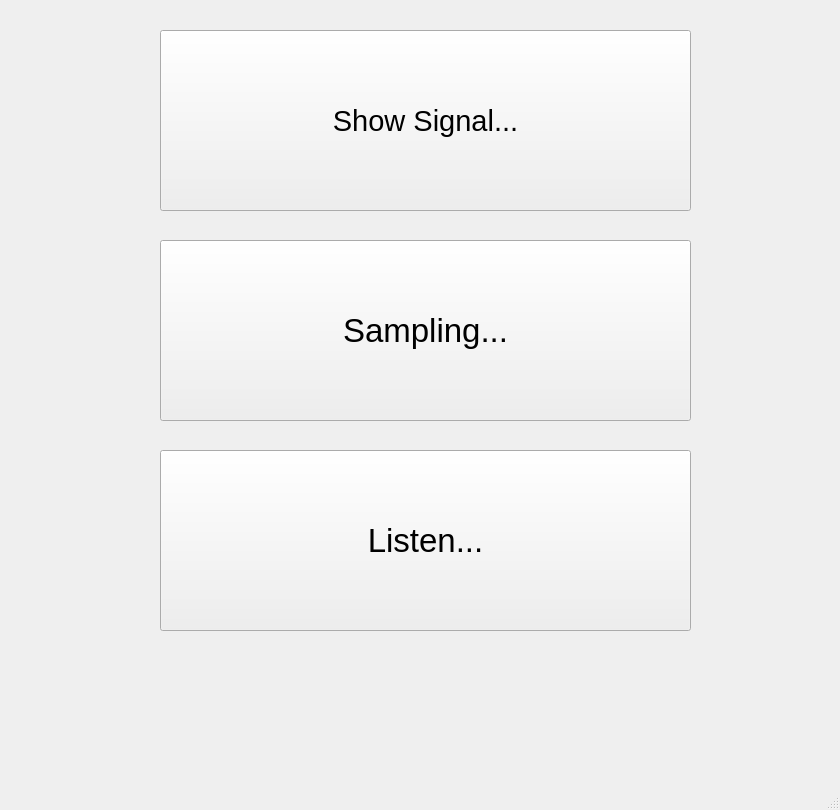
<?xml version="1.0" encoding="UTF-8"?>
<ui version="4.0">
 <class>MainWindow</class>
 <widget class="QMainWindow" name="MainWindow">
  <property name="geometry">
   <rect>
    <x>0</x>
    <y>0</y>
    <width>840</width>
    <height>810</height>
   </rect>
  </property>
  <property name="windowTitle">
   <string>MainWindow</string>
  </property>
  <widget class="QWidget" name="centralwidget">
   <widget class="QPushButton" name="Sampling">
    <property name="geometry">
     <rect>
      <x>160</x>
      <y>240</y>
      <width>531</width>
      <height>181</height>
     </rect>
    </property>
    <property name="font">
     <font>
      <pointsize>25</pointsize>
     </font>
    </property>
    <property name="text">
     <string>Sampling...</string>
    </property>
   </widget>
   <widget class="QPushButton" name="show">
    <property name="geometry">
     <rect>
      <x>160</x>
      <y>30</y>
      <width>531</width>
      <height>181</height>
     </rect>
    </property>
    <property name="font">
     <font>
      <pointsize>22</pointsize>
     </font>
    </property>
    <property name="text">
     <string>Show Signal...</string>
    </property>
   </widget>
   <widget class="QPushButton" name="listen">
    <property name="geometry">
     <rect>
      <x>160</x>
      <y>450</y>
      <width>531</width>
      <height>181</height>
     </rect>
    </property>
    <property name="font">
     <font>
      <pointsize>25</pointsize>
     </font>
    </property>
    <property name="text">
     <string>Listen...</string>
    </property>
   </widget>
  </widget>
  <widget class="QMenuBar" name="menubar">
   <property name="geometry">
    <rect>
     <x>0</x>
     <y>0</y>
     <width>840</width>
     <height>47</height>
    </rect>
   </property>
  </widget>
  <widget class="QStatusBar" name="statusbar"/>
 </widget>
 <resources/>
 <connections/>
</ui>
